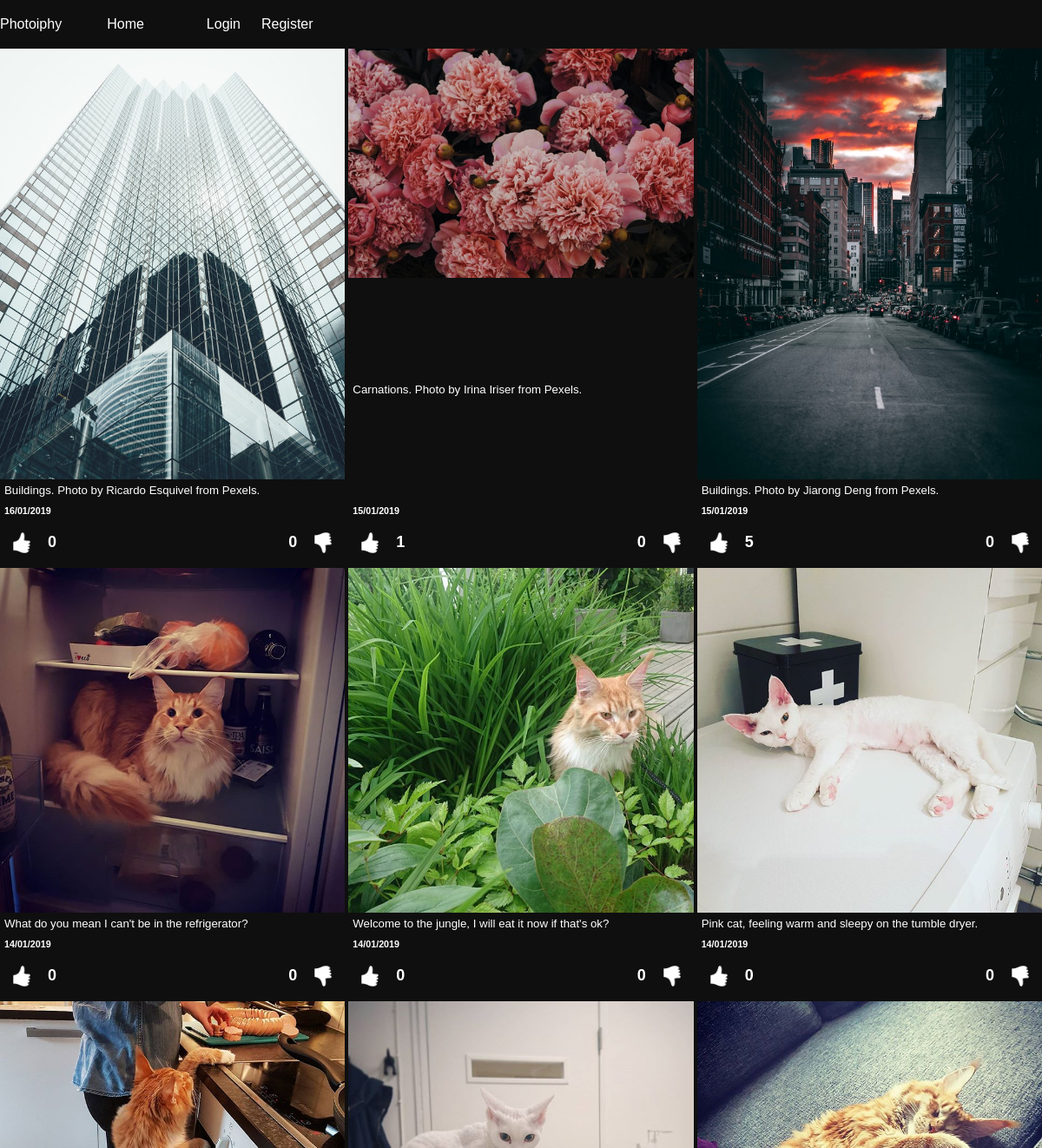
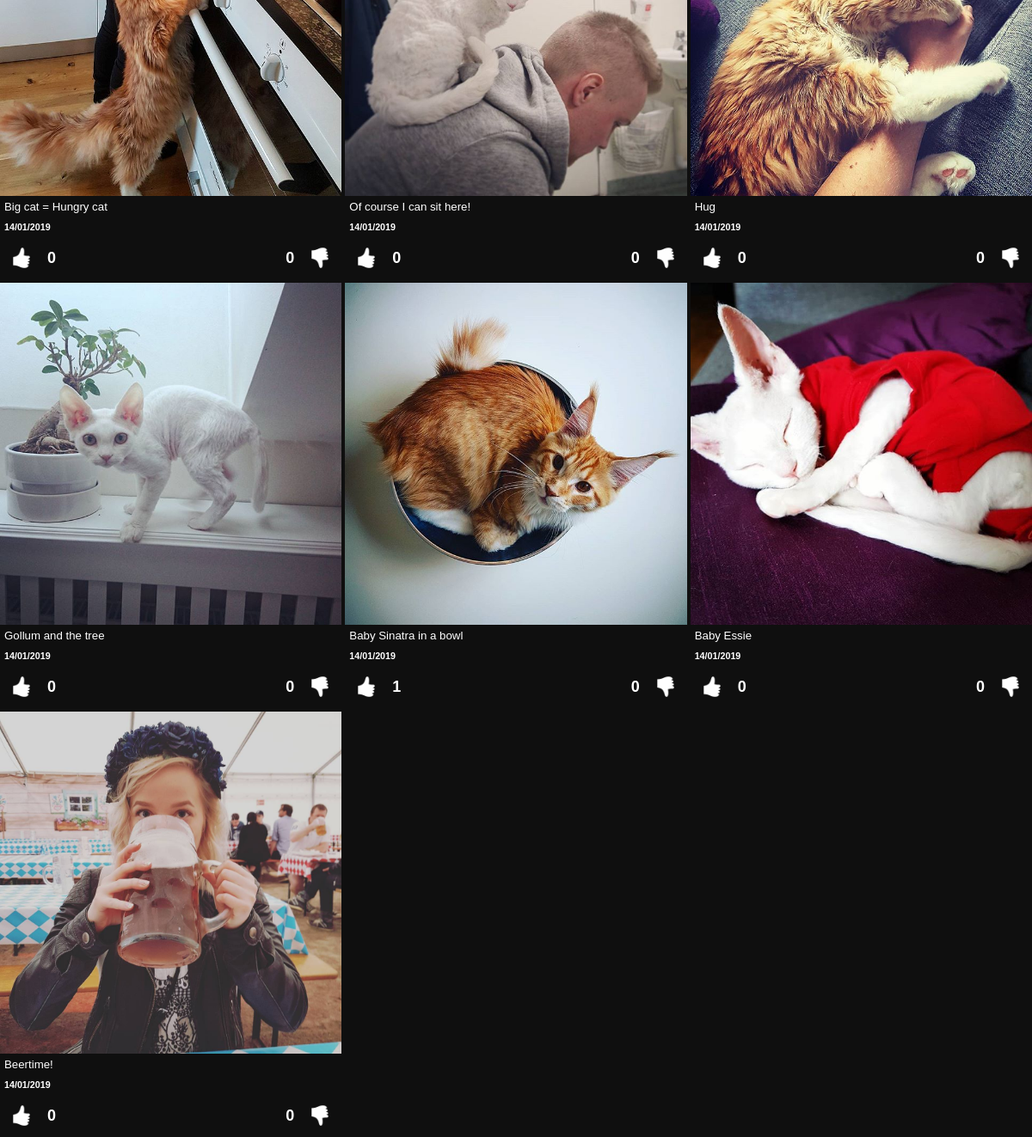
The page / on the database its author committed (2 pictures, top to bottom).
### tables this page shows
CREATE TABLE "posts" (
	`post_id`	INTEGER PRIMARY KEY AUTOINCREMENT,
	`description`	TEXT,
	`image_url`	TEXT,
	`user_id`	INTEGER,
	`date`	INTEGER,
	FOREIGN KEY(`user_id`) REFERENCES `users`(`id`)
);

### app/database/database-functions.php (called while the page is built, shortened)
<?php
function connectToDB(){
    static $pdo;
    if ($pdo instanceof PDO) {
        return $pdo;
    }
    $config = require dirname(__DIR__).'/config.php';
    $pdo = new PDO($config['database_path']);
    return $pdo;
}
function getAllPosts(){
    $pdo = connectToDB();
   $allPostsStatement = $pdo->prepare('SELECT * FROM posts ORDER BY date DESC');
   $allPostsStatement->execute();
   $allPosts = $allPostsStatement->fetchAll(PDO::FETCH_ASSOC);
   return $allPosts;
}
function countDislikes($postId){
    $pdo = connectToDB();
    $getDislikes = $pdo->prepare('SELECT * FROM dislikes WHERE post_id=:post_id');
    $getDislikes->bindParam(':post_id', $postId, PDO::PARAM_INT);
    $getDislikes->execute();
    $likes = $getDislikes->fetchAll(PDO::FETCH_ASSOC);
    $currentLikes = count($likes);
    return $currentLikes;
}

### feed.php (the view, shortened to what this page needs)
<?php
$posts = getAllPosts();
?>
<?php
    foreach ($posts as $post) :
        $likes = countLikes($post['post_id']);
        $dislikes = countDislikes($post['post_id']);
        $doesUserLikePost= userLikesPost($loggedInUser['id'], $post['post_id']);
        $doesUserDislikePost= userDislikesPost($loggedInUser['id'], $post['post_id']);
    ?>
<div class="post">
    <div class=image-container>
        <img class="post-image" src="<?= $post['image_url']?>" alt="image">
    </div>
    <h5 class="description">
        <?= $post['description']?>
    </h5>
    <div class="info-container">
        <h6>
            <?= date('d/m/Y', $post['date']);?>
        </h6>
        <div class="like-buttons">
            <form class="likes-form" action="/app/likes/likes.php" method="post">
                <button class="like-button"><img src="<?= !empty($doesUserLikePost) ? "/assets/iconmonstr-thumb-like-dark.png"
                        : "/assets/iconmonstr-thumb-like-light.png" ?>" alt=""></button>
                <h5 class="likes">
                    <?= !empty($likes) ?  $likes :  '0' ?>
                </h5>
            </form>
            <form class="likes-form" action="/app/likes/dislikes.php" method="post">
                <h5 class="dislikes">
                    <?= !empty($dislikes) ?  $dislikes :  '0' ?>
                </h5>
                <button class="dislike-button"><img src="<?= !empty($doesUserDislikePost) ? "/assets/iconmonstr-thumb-dislike-dark.png"
                        : "/assets/iconmonstr-thumb-dislike-light.png" ?>" alt=""></button>
            </form>
        </div>
    </div>
</div>
<?php endforeach ?>

### assets/styles/main.css (style rules this page uses)
* { box-sizing: border-box; }
body { width: 100vw; margin: 0; background-color: rgb(15, 15, 15); color: white; font-family: sans-serif; }
h1, h2, h3, h4, h5, h6 { margin: 5px; }
img { width: 200px; }
button { color: black; background-color: whitesmoke; border-radius: 5px; }
.post { width: 100%; }
.post-image { width: 100%; }
.description { font-weight: 300; }
.likes-form { display: flex; flex-direction: row; justify-content: center; align-items: center; }
.likes, .dislikes { font-size: 1.5vw; font-weight: 600; }
.like-buttons { display: flex; flex-direction: row; justify-content: space-between; }
.like-button { margin: 0; padding: 0; background: none; border: none; display: flex; flex-direction: column; justify-content: center; align-items: center; }
.dislike-button { margin: 0; padding: 0; background: none; border: none; display: flex; flex-direction: column; justify-content: center; align-items: center; }
.like-button > img { width: 50px; height: 50px; margin: 0; padding: 0; }
.dislike-button > img { width: 50px; height: 50px; margin: 0; padding: 0; }
.post { display: flex; flex-direction: column; justify-content: space-between; }
.image-container { height: auto; display: flex; flex-direction: column; justify-content: center; align-items: center; }

### rows shown on the page
posts: image_url (picture), description "Buildings. Photo by Ricardo Esquivel from Pexels.", date "16/01/2019"
posts: image_url (picture), description "Carnations. Photo by Irina Iriser from Pexels.", date "15/01/2019", likes "1"
posts: image_url (picture), description "Buildings. Photo by Jiarong Deng from Pexels.", date "15/01/2019", likes "5"
posts: image_url (picture), description "What do you mean I can't be in the refrigerator?", date "14/01/2019"
posts: image_url (picture), description "Welcome to the jungle, I will eat it now if that's ok?", date "14/01/2019"
posts: image_url (picture), description "Pink cat, feeling warm and sleepy on the tumble dryer.", date "14/01/2019"
posts: image_url (picture), description "Big cat = Hungry cat", date "14/01/2019"
posts: image_url (picture), description "Of course I can sit here!", date "14/01/2019"
posts: image_url (picture), description "Hug", date "14/01/2019"
posts: image_url (picture), description "Gollum and the tree", date "14/01/2019"
posts: image_url (picture), description "Baby Sinatra in a bowl", date "14/01/2019", likes "1"
posts: image_url (picture), description "Baby Essie", date "14/01/2019"
posts: image_url (picture), description "Beertime!", date "14/01/2019"

### other values the page prints
$config['title'] "Photoiphy"
